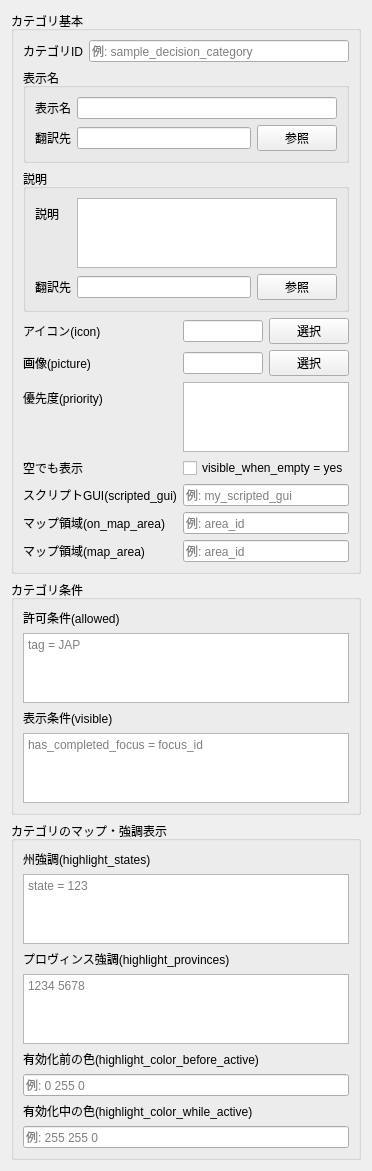
             <widget class="QWidget" name="scrollCategoryContents">
              <property name="geometry">
               <rect>
                <x>0</x>
                <y>0</y>
                <width>352</width>
                <height>1083</height>
               </rect>
              </property>
              <layout class="QVBoxLayout" name="scrollCategoryLayout">
               <item>
                <widget class="QGroupBox" name="groupCategoryBasic">
                 <property name="title">
                  <string>カテゴリ基本</string>
                 </property>
                 <layout class="QVBoxLayout" name="pageCategoryVerticalLayout">
                  <item>
                   <layout class="QHBoxLayout" name="categoryIdHorizontalLayout">
                    <item>
                     <widget class="QLabel" name="labelCategoryId">
                      <property name="text">
                       <string>カテゴリID</string>
                      </property>
                     </widget>
                    </item>
                    <item>
                     <widget class="QLineEdit" name="editCategoryId">
                      <property name="placeholderText">
                       <string>例: sample_decision_category</string>
                      </property>
                     </widget>
                    </item>
                   </layout>
                  </item>
                  <item>
                   <widget class="QGroupBox" name="groupCategoryName">
                    <property name="title">
                     <string>表示名</string>
                    </property>
                    <layout class="QFormLayout" name="groupCategoryNameForm">
                     <item row="0" column="0">
                      <widget class="QLabel" name="labelCategoryLocalisation">
                       <property name="text">
                        <string>表示名</string>
                       </property>
                      </widget>
                     </item>
                     <item row="0" column="1">
                      <widget class="QLineEdit" name="editCategoryLocalisation">
                       <property name="text">
                        <string/>
                       </property>
                      </widget>
                     </item>
                     <item row="1" column="0">
                      <widget class="QLabel" name="labelCategoryLocFile">
                       <property name="text">
                        <string>翻訳先</string>
                       </property>
                      </widget>
                     </item>
                     <item row="1" column="1">
                      <layout class="QHBoxLayout" name="categoryLocFileLayout">
                       <item>
                        <widget class="QLineEdit" name="editCategoryLocFile"/>
                       </item>
                       <item>
                        <widget class="QPushButton" name="btnSelectCategoryLocFile">
                         <property name="text">
                          <string>参照</string>
                         </property>
                        </widget>
                       </item>
                      </layout>
                     </item>
                    </layout>
                   </widget>
                  </item>
                  <item>
                   <widget class="QGroupBox" name="groupCategoryDesc">
                    <property name="title">
                     <string>説明</string>
                    </property>
                    <layout class="QFormLayout" name="groupCategoryDescForm">
                     <item row="0" column="0">
                      <widget class="QLabel" name="labelCategoryDescLocalisation">
                       <property name="text">
                        <string>説明</string>
                       </property>
                      </widget>
                     </item>
                     <item row="1" column="0">
                      <widget class="QLabel" name="labelCategoryDescLocFile">
                       <property name="text">
                        <string>翻訳先</string>
                       </property>
                      </widget>
                     </item>
                     <item row="1" column="1">
                      <layout class="QHBoxLayout" name="categoryDescLocFileLayout">
                       <item>
                        <widget class="QLineEdit" name="editCategoryDescLocFile"/>
                       </item>
                       <item>
                        <widget class="QPushButton" name="btnSelectCategoryDescLocFile">
                         <property name="text">
                          <string>参照</string>
                         </property>
                        </widget>
                       </item>
                      </layout>
                     </item>
                     <item row="0" column="1">
                      <widget class="QPlainTextEdit" name="textCategoryDescLocalisation"/>
                     </item>
                    </layout>
                   </widget>
                  </item>
                  <item>
                   <layout class="QFormLayout" name="groupCategoryKeysLayout">
                    <item row="0" column="0">
                     <widget class="QLabel" name="labelCategoryIcon">
                      <property name="text">
                       <string>アイコン(icon)</string>
                      </property>
                     </widget>
                    </item>
                    <item row="0" column="1">
                     <layout class="QHBoxLayout" name="categoryIconLayout">
                      <item>
                       <widget class="QLineEdit" name="editCategoryIcon"/>
                      </item>
                      <item>
                       <widget class="QPushButton" name="btnSelectCategoryIcon">
                        <property name="text">
                         <string>選択</string>
                        </property>
                       </widget>
                      </item>
                     </layout>
                    </item>
                    <item row="2" column="0">
                     <widget class="QLabel" name="labelCategoryPriority">
                      <property name="text">
                       <string>優先度(priority)</string>
                      </property>
                     </widget>
                    </item>
                    <item row="1" column="0">
                     <widget class="QLabel" name="labelCategoryPicture">
                      <property name="text">
                       <string>画像(picture)</string>
                      </property>
                     </widget>
                    </item>
                    <item row="1" column="1">
                     <layout class="QHBoxLayout" name="categoryPictureLayout">
                      <item>
                       <widget class="QLineEdit" name="editCategoryPicture">
                        <property name="text">
                         <string/>
                        </property>
                       </widget>
                      </item>
                      <item>
                       <widget class="QPushButton" name="btnSelectCategoryPicture">
                        <property name="text">
                         <string>選択</string>
                        </property>
                       </widget>
                      </item>
                     </layout>
                    </item>
                    <item row="3" column="0">
                     <widget class="QLabel" name="labelCategoryVisibleWhenEmpty">
                      <property name="text">
                       <string>空でも表示</string>
                      </property>
                     </widget>
                    </item>
                    <item row="3" column="1">
                     <widget class="QCheckBox" name="checkCategoryVisibleWhenEmpty">
                      <property name="text">
                       <string>visible_when_empty = yes</string>
                      </property>
                     </widget>
                    </item>
                    <item row="4" column="0">
                     <widget class="QLabel" name="labelCategoryScriptedGui">
                      <property name="text">
                       <string>スクリプトGUI(scripted_gui)</string>
                      </property>
                     </widget>
                    </item>
                    <item row="4" column="1">
                     <widget class="QLineEdit" name="editCategoryScriptedGui">
                      <property name="placeholderText">
                       <string>例: my_scripted_gui</string>
                      </property>
                     </widget>
                    </item>
                    <item row="5" column="0">
                     <widget class="QLabel" name="labelCategoryOnMapArea">
                      <property name="text">
                       <string>マップ領域(on_map_area)</string>
                      </property>
                     </widget>
                    </item>
                    <item row="5" column="1">
                     <widget class="QLineEdit" name="editCategoryOnMapArea">
                      <property name="placeholderText">
                       <string>例: area_id</string>
                      </property>
                     </widget>
                    </item>
                    <item row="6" column="0">
                     <widget class="QLabel" name="labelCategoryMapArea">
                      <property name="text">
                       <string>マップ領域(map_area)</string>
                      </property>
                     </widget>
                    </item>
                    <item row="6" column="1">
                     <widget class="QLineEdit" name="editCategoryMapArea">
                      <property name="placeholderText">
                       <string>例: area_id</string>
                      </property>
                     </widget>
                    </item>
                    <item row="2" column="1">
                     <widget class="QPlainTextEdit" name="textCategoryPriority"/>
                    </item>
                   </layout>
                  </item>
                 </layout>
                </widget>
               </item>
               <item>
                <widget class="QGroupBox" name="groupCategoryTriggers">
                 <property name="title">
                  <string>カテゴリ条件</string>
                 </property>
                 <layout class="QVBoxLayout" name="groupCategoryTriggersLayout">
                  <item>
                   <widget class="QLabel" name="labelCategoryAllowed">
                    <property name="text">
                     <string>許可条件(allowed)</string>
                    </property>
                   </widget>
                  </item>
                  <item>
                   <widget class="QPlainTextEdit" name="textCategoryAllowed">
                    <property name="minimumSize">
                     <size>
                      <width>0</width>
                      <height>0</height>
                     </size>
                    </property>
                    <property name="placeholderText">
                     <string>tag = JAP</string>
                    </property>
                   </widget>
                  </item>
                  <item>
                   <widget class="QLabel" name="labelCategoryVisible">
                    <property name="text">
                     <string>表示条件(visible)</string>
                    </property>
                   </widget>
                  </item>
                  <item>
                   <widget class="QPlainTextEdit" name="textCategoryVisible">
                    <property name="minimumSize">
                     <size>
                      <width>0</width>
                      <height>0</height>
                     </size>
                    </property>
                    <property name="placeholderText">
                     <string>has_completed_focus = focus_id</string>
                    </property>
                   </widget>
                  </item>
                 </layout>
                </widget>
               </item>
               <item>
                <widget class="QGroupBox" name="groupCategoryMap">
                 <property name="title">
                  <string>カテゴリのマップ・強調表示</string>
                 </property>
                 <layout class="QVBoxLayout" name="groupCategoryMapLayout">
                  <item>
                   <widget class="QLabel" name="labelCategoryHighlightStates">
                    <property name="text">
                     <string>州強調(highlight_states)</string>
                    </property>
                   </widget>
                  </item>
                  <item>
                   <widget class="QPlainTextEdit" name="textCategoryHighlightStates">
                    <property name="minimumSize">
                     <size>
                      <width>0</width>
                      <height>0</height>
                     </size>
                    </property>
                    <property name="placeholderText">
                     <string>state = 123</string>
                    </property>
                   </widget>
                  </item>
                  <item>
                   <widget class="QLabel" name="labelCategoryHighlightProvinces">
                    <property name="text">
                     <string>プロヴィンス強調(highlight_provinces)</string>
                    </property>
                   </widget>
                  </item>
                  <item>
                   <widget class="QPlainTextEdit" name="textCategoryHighlightProvinces">
                    <property name="minimumSize">
                     <size>
                      <width>0</width>
                      <height>0</height>
                     </size>
                    </property>
                    <property name="placeholderText">
                     <string>1234 5678</string>
                    </property>
                   </widget>
                  </item>
                  <item>
                   <widget class="QLabel" name="labelCategoryHighlightBefore">
                    <property name="text">
                     <string>有効化前の色(highlight_color_before_active)</string>
                    </property>
                   </widget>
                  </item>
                  <item>
                   <widget class="QLineEdit" name="editHighlightColorBefore">
                    <property name="placeholderText">
                     <string>例: 0 255 0</string>
                    </property>
                   </widget>
                  </item>
                  <item>
                   <widget class="QLabel" name="labelCategoryHighlightActive">
                    <property name="text">
                     <string>有効化中の色(highlight_color_while_active)</string>
                    </property>
                   </widget>
                  </item>
                  <item>
                   <widget class="QLineEdit" name="editHighlightColorActive">
                    <property name="placeholderText">
                     <string>例: 255 255 0</string>
                    </property>
                   </widget>
                  </item>
                 </layout>
                </widget>
               </item>
               <item>
                <spacer name="categoryBottomSpacer">
                 <property name="orientation">
                  <enum>Qt::Orientation::Vertical</enum>
                 </property>
                 <property name="sizeHint" stdset="0">
                  <size>
                   <width>20</width>
                   <height>40</height>
                  </size>
                 </property>
                </spacer>
               </item>
              </layout>
             </widget>
